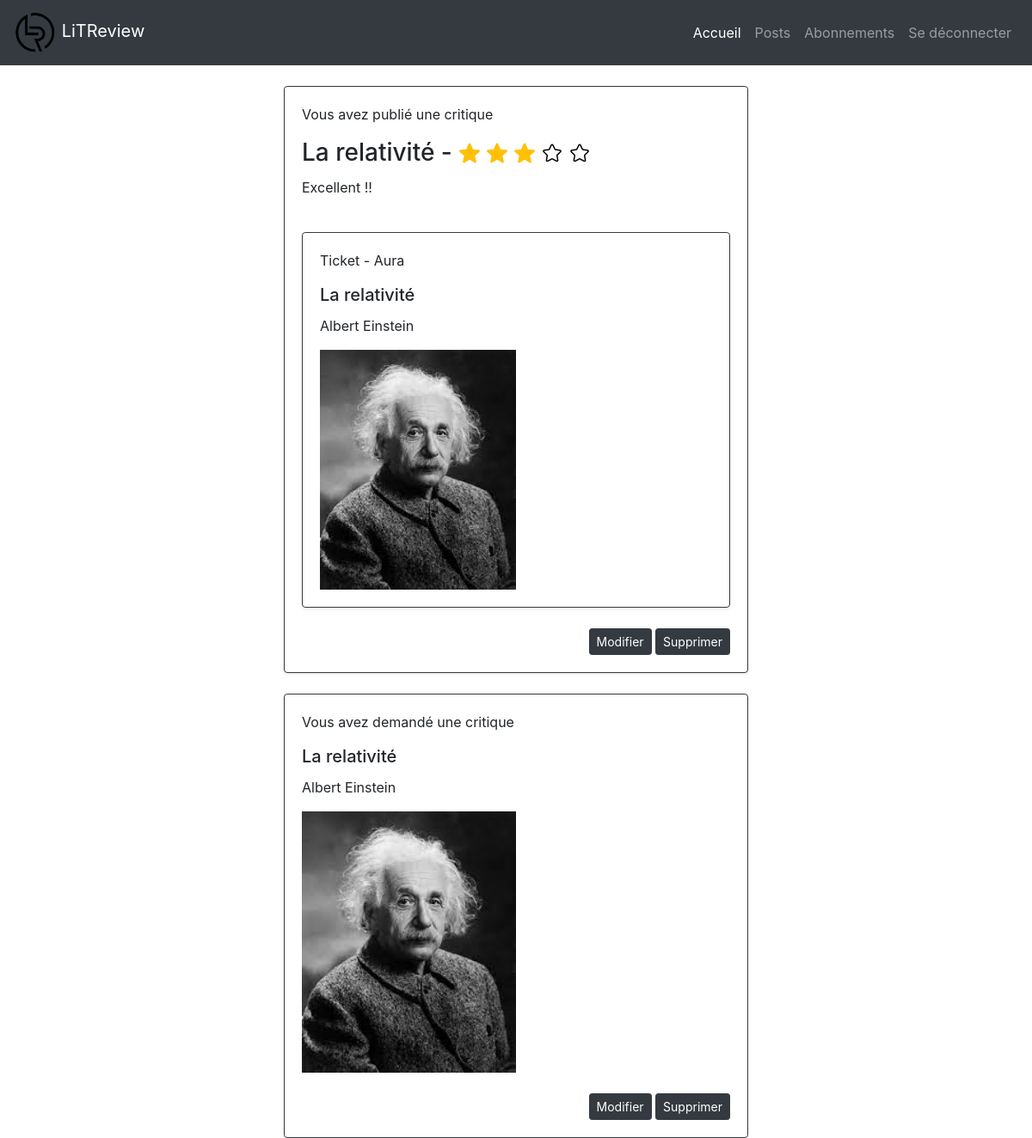
Screenshot of /posts/ (signed in) with the database file from the repository.
### feeds/models.py (models this page shows)
class Review(models.Model):
    ticket = models.ForeignKey(Ticket, on_delete=models.CASCADE)
    headline = models.CharField(max_length=128, verbose_name="Titre")
    rating = models.PositiveSmallIntegerField(validators=[MinValueValidator(0), MaxValueValidator(5)])
    body = models.CharField(max_length=8192, blank=True, verbose_name="Commentaire")
    user = user = models.ForeignKey(settings.AUTH_USER_MODEL, on_delete=models.CASCADE)
    time_created = models.DateTimeField(auto_now_add=True)

class Ticket(models.Model):
    image = models.ImageField(null=True, blank=True)
    title = models.CharField(max_length=128, verbose_name="Titre")
    description = models.CharField(max_length=2048, blank=True, verbose_name="Description")
    user = models.ForeignKey(settings.AUTH_USER_MODEL, on_delete=models.CASCADE)
    time_created = models.DateTimeField(auto_now_add=True)

### authentication/models.py (models this page shows)
class User(AbstractUser):
    pass

### feeds/views.py (the view)
# urls.py: path("posts/", feeds.posts, name="posts"),
@login_required
def posts(request):
    tickets = models.Ticket.objects.filter(user=request.user)
    reviews = models.Review.objects.filter(user=request.user)
    tickets_and_reviews = sorted(
        chain(tickets, reviews),
        key=lambda instance: instance.time_created,
        reverse=True,
    )
    paginator = Paginator(tickets_and_reviews, 6)
    page_number = request.GET.get("page")
    page_obj = paginator.get_page(page_number)
    return render(
        request,
        "feeds/posts.html",
        context={"page_obj": page_obj},
    )

### feeds/templatetags/feeds_extras.py (called while the page is built)
@register.filter
def model_type(instance):
    return type(instance).__name__

@register.filter
def subtract(value, arg):
    return value - arg

### feeds/templates/feeds/posts.html
{% extends "base.html" %}
{% load feeds_extras %}
{% block content %}
<div class="container">
    {% for instance in page_obj %}
        {% if instance|model_type == "Ticket" %}
            <div class="row">
                <div class="col-lg-6 col-8 mx-auto">
                    <div class="card border-dark shadow-sm mt-4">
                        <div class="card-body d-flex flex-column">
                            <p class="card-text">
                                Vous avez demandé une critique
                            </p>
                            {% include "feeds/partials/ticket_snippet.html" with ticket=instance %}
                            <div class="row">
                                <div class="col text-right mt-4">
                                    <a href="edit/{{ instance|model_type }}/{{ instance.id }}" class="btn btn-dark btn-sm">Modifier</a>
                                    <a href="delete/{{ instance|model_type }}/{{ instance.id }}" class="btn btn-dark btn-sm">Supprimer</a>
                                </div>
                            </div>
                        </div>
                    </div>
                </div>
            </div>
        {% elif instance|model_type == "Review"%}
            <div class="row">
                <div class="col-lg-6 col-8 mx-auto">
                    <div class="card border-dark shadow-sm mt-4">
                        <div class="card-body d-flex flex-column">
                            <p class="card-text">
                                Vous avez publié une critique
                            </p>
                            {% include "feeds/partials/review_snippet.html" with review=instance %}
                            <div class="row">
                                <div class="col text-right mt-4">
                                    <a href="edit/{{ instance|model_type }}/{{ instance.id }}" class="btn btn-dark btn-sm">Modifier</a>
                                    <a href="delete/{{ instance|model_type }}/{{ instance.id }}" class="btn btn-dark btn-sm">Supprimer</a>
                                </div>
                            </div>
                        </div>
                    </div>
                </div>
            </div>
        {% endif %}
    {% endfor %}
</div>
{% endblock content %}

### feeds/templates/feeds/partials/review_snippet.html
{% load static %}
{% load feeds_extras %}
<h3 class="card-title d-flex align-items-center">
    {{ review.headline }} -
    {% with ''|center:review.rating as range %}
        {% for _ in range %}
            <img src="{% static 'images/gold_star.png' %}" class="pl-2">
        {% endfor %}
    {% endwith %}
    {% with 5|subtract:review.rating as rest %}
        {% with ''|center:rest as range %}
            {% for _ in range %}
                <img src="{% static 'images/empty_star.png' %}" class="pl-2">
            {% endfor %}
        {% endwith %}
    {% endwith %}
</h3>
<p class="card-text">
    {{ review.body }}
</p>
<div class="review-ticket">
    {% if review.ticket %}
        <div class="card border-dark shadow-sm mt-4 w-100 mx-auto">
            <div class="card-body d-flex flex-column">
                <p class="card-text">
                    Ticket - {{ review.ticket.user }}
                </p>
                {% include "feeds/partials/ticket_snippet.html" with ticket=review.ticket %}
            </div>
        </div>
    {% endif %}
</div>

### feeds/templates/feeds/partials/ticket_snippet.html (shortened to what this page needs)
<h5 class="card-title">
    {{ ticket.title }}
</h5>
<p class="card-text">
    {{ ticket.description }}
</p>
{% if ticket.image %}
    <img src="{{ ticket.image.url }}" class="w-50">
{% endif %}

### rows the page displays
Review: headline "La relativité", rating 3 (drawn), body "Excellent !!", ticket.user "Aura", image (picture)
Ticket: title "La relativité", description "Albert Einstein", image (picture)
